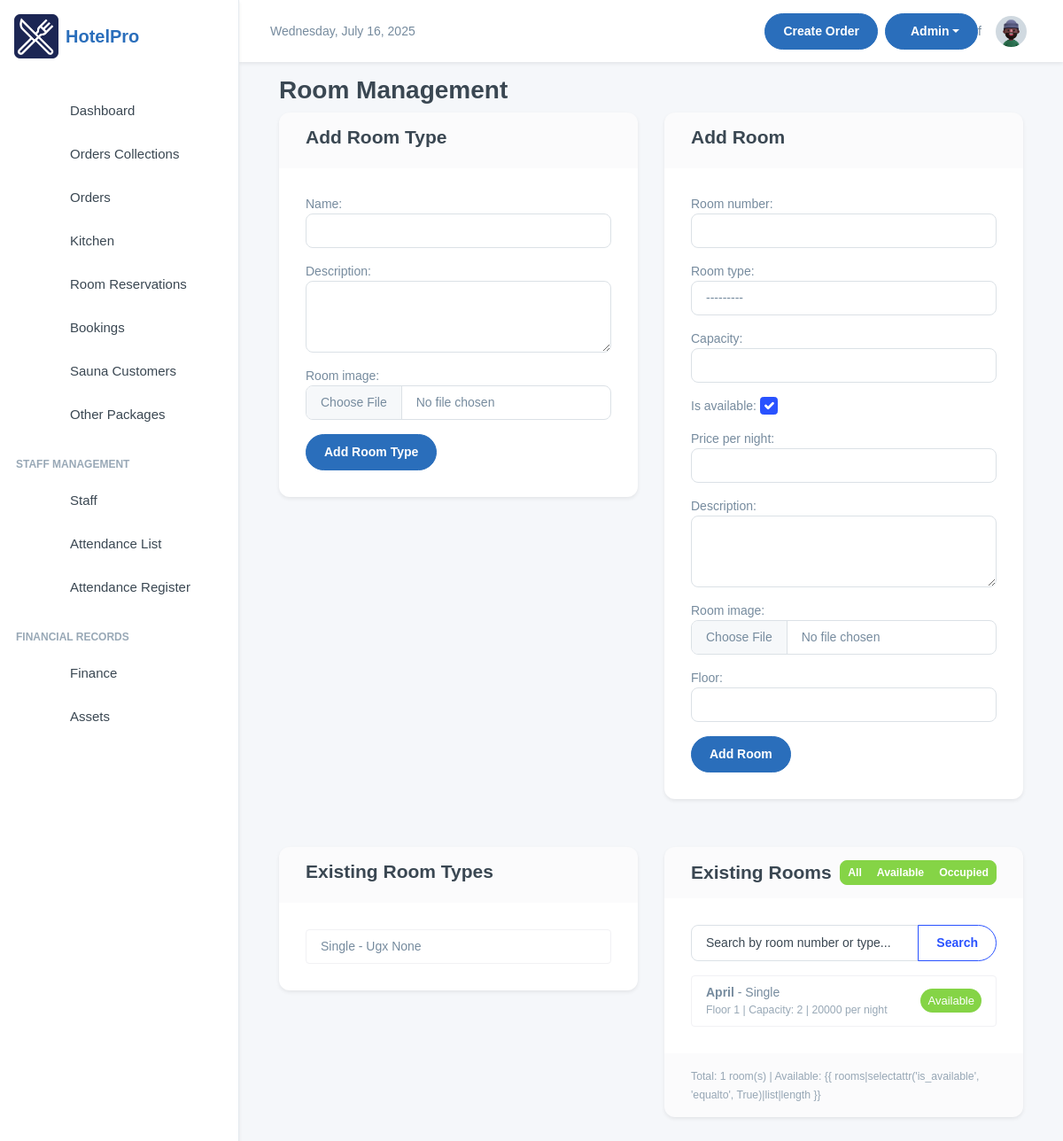
Screenshot of /room_bookings/manage-rooms/ with the database file from the repository.
### room_bookings/models.py (models this page shows, shortened)
class RoomType(models.Model):
    name = models.CharField(max_length=50)
    description = models.TextField(blank=True, null=True)
    base_price = models.DecimalField(max_digits=10, decimal_places=2, blank=True, null=True)
    room_image = models.ImageField(upload_to="rooms", blank=True, null=True)
    def __str__(self):
        return self.name

class Room(models.Model):
    room_number = models.CharField(max_length=10, unique=True)
    room_type = models.ForeignKey(RoomType, on_delete=models.CASCADE, related_name='rooms')
    hotel = models.ForeignKey(HotelBranch, on_delete=models.CASCADE, related_name='rooms', blank=True, null=True)
    capacity = models.IntegerField()
    is_available = models.BooleanField(default=True)
    price_per_night = models.IntegerField(null=True, blank=True)
    description = models.TextField(blank=True, null=True)
    room_image = models.ImageField(upload_to="rooms", blank=True, null=True)
    floor = models.IntegerField()

### room_bookings/views.py (the view, shortened to what this page needs)
# urls.py: path('manage-rooms/', RoomManagementView.as_view(), name='room_management'),
class RoomManagementView(View):
    template_name = 'room_management.html'
    def get(self, request):
        room_type_form = RoomTypeForm()
        room_form = RoomForm()
        room_types = RoomType.objects.all()
        rooms = Room.objects.select_related('room_type').all()
        context = {
            'room_type_form': room_type_form,
            'room_form': room_form,
            'room_types': room_types,
            'rooms': rooms,
        }
        return render(request, self.template_name, context)

### room_bookings/forms.py
class RoomTypeForm(forms.ModelForm):
    class Meta:
        model = RoomType
        fields = ['name', 'description', 'room_image']
        widgets = {
            'name': forms.TextInput(attrs={'class': 'form-control'}),
            'description': forms.Textarea(attrs={'class': 'form-control', 'rows': 3}),
            'room_image': forms.ClearableFileInput(attrs={'class': 'form-control'}),
        }

class RoomForm(forms.ModelForm):
    class Meta:
        model = Room
        fields = '__all__'
        exclude = ['hotel']
        widgets = {
            'room_number': forms.TextInput(attrs={'class': 'form-control'}),
            'room_type': forms.Select(attrs={'class': 'form-control'}),
            'capacity': forms.NumberInput(attrs={'class': 'form-control'}),
            'is_available': forms.CheckboxInput(attrs={'class': 'form-check-input'}),
            'price_per_night': forms.NumberInput(attrs={'class': 'form-control'}),
            'description': forms.Textarea(attrs={'class': 'form-control', 'rows': 3}),
            'room_image': forms.ClearableFileInput(attrs={'class': 'form-control'}),
            'floor': forms.NumberInput(attrs={'class': 'form-control'}),
        }

### room_bookings/templates/room_management.html (shortened to what this page needs)
{% extends 'base.html' %}
{% block content %}
<div class="container">
    <h2>Room Management</h2>
    <div class="row">
        <div class="col-md-6">
            <div class="card">
                <div class="card-header">
                    <h4>Add Room Type</h4>
                </div>
                <div class="card-body">
                    <form method="post" enctype="multipart/form-data">
                        {{ room_type_form.as_p }}
                        <button type="submit" name="add_room_type" class="btn btn-primary">Add Room Type</button>
                    </form>
                </div>
            </div>
        </div>
        <div class="col-md-6">
            <div class="card">
                <div class="card-header">
                    <h4>Add Room</h4>
                </div>
                <div class="card-body">
                    <form method="post" enctype="multipart/form-data">
                        {{ room_form.as_p }}
                        <button type="submit" name="add_room" class="btn btn-primary">Add Room</button>
                    </form>
                </div>
            </div>
        </div>
    </div>
    <div class="row mt-4">
        <div class="col-md-6">
            <div class="card">
                <div class="card-header">
                    <h4>Existing Room Types</h4>
                </div>
                <div class="card-body">
                    <ul class="list-group">
                        {% for room_type in room_types %}
                        <li class="list-group-item">
                            {{ room_type.name }} - Ugx {{ room_type.base_price }}
                        </li>
                        {% empty %}
                        <li class="list-group-item">No room types added yet.</li>
                        {% endfor %}
                    </ul>
                </div>
            </div>
        </div>
        <div class="col-md-6">
            <div class="card">
                <div class="card-header bg-default text-white d-flex justify-content-between align-items-center">
                    <h4 class="mb-0">Existing Rooms</h4>
                    <div class="btn-group" role="group">
                        <button type="button" class="btn btn-success btn-sm" id="view-all">All</button>
                        <button type="button" class="btn btn-success btn-sm" id="view-available">Available</button>
                        <button type="button" class="btn btn-success btn-sm" id="view-occupied">Occupied</button>
                    </div>
                </div>
                <div class="card-body">
                    <div class="input-group mb-3">
                        <input type="text" class="form-control" placeholder="Search by room number or type..."
                            id="room-search">
                        <button class="btn btn-outline-primary" type="button" id="search-button">
                             Search
                        </button>
                    </div>
                    <ul class="list-group room-list">
                        {% for room in rooms %}
                        <li
                            class="list-group-item d-flex justify-content-between align-items-center room-item {% if not room.is_available %}occupied{% endif %}">
                            <div>
                                <strong>{{ room.room_number }}</strong> - {{ room.room_type.name }}
                                <div class="small text-muted">
                                    Floor {{ room.floor }} | Capacity: {{ room.capacity }}
                                    {% if room.price_per_night %}| {{ room.price_per_night }} per night{% endif %}
                                </div>
                            </div>
                            <div>
                                <span
                                    class="badge rounded-pill {% if room.is_available %}bg-success{% else %}bg-danger{% endif %}">
                                    {% if room.is_available %}Available{% else %}Occupied{% endif %}
                                </span>
                            </div>
                        </li>
                        {% empty %}
                        <li class="list-group-item text-center">No rooms added yet.</li>
                        {% endfor %}
                    </ul>
                </div>
                <div class="card-footer text-muted">
                    <small>Total: {{ rooms|length }} room(s) | Available: {{ rooms|selectattr('is_available', 'equalto',
                        True)|list|length }}</small>
                </div>
            </div>
        </div>
    </div>
</div>
{% endblock %}

### templates/base.html (style rules this page uses)
:root { --primary-color: #2A6EBB; --secondary-color: #F8F9FA; --accent-color: #FFD700; --text-color: #333333; --success-color: #28a745; --danger-color: #dc3545; --warning-color: #ffc107; --info-color: #17a2b8; }
body { font-family: 'Poppins', sans-serif; background-color: #f5f7fa; }
.btn-primary { background-color: var(--primary-color); border-color: var(--primary-color); }
.card { border-radius: 0.75rem; border: none; box-shadow: 0 0.125rem 0.25rem rgba(0, 0, 0, 0.075); transition: transform 0.2s ease-in-out, box-shadow 0.2s ease-in-out; }

### rows the page displays
RoomType: name "Single", base_price "None"
Room: room_number "April", room_type.name "Single", floor "1", capacity "2", price_per_night "20000", is_available "Available"

### other values shown
{{ rooms|length }} "1"
